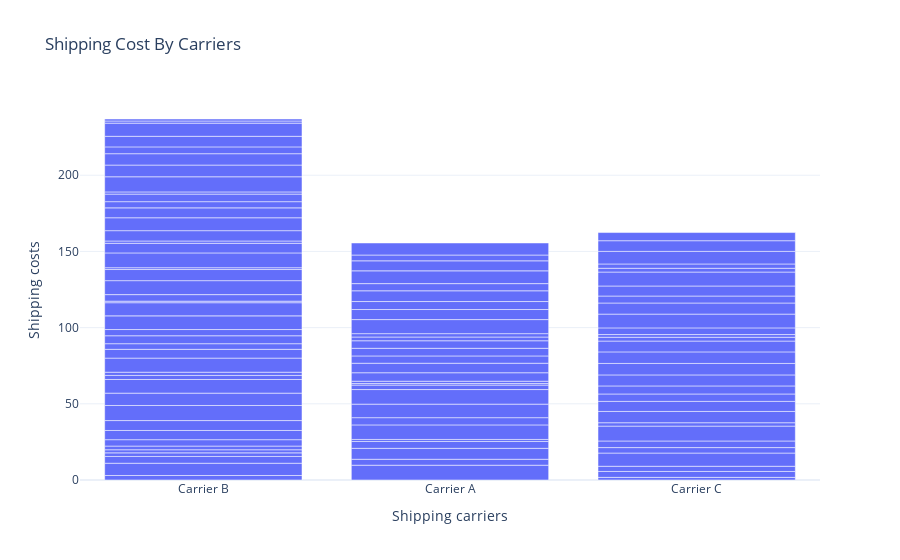

Write notebook code for a chart like this one.
### Code cell
shipping_cost=px.bar(df,x="Shipping carriers",y="Shipping costs",title="Shipping Cost By Carriers")
shipping_cost.show()

### Figure 1 — Plotly figure (JSON) as saved in the notebook; plotly's stock layout.template omitted (floating-point values rounded to 4 significant figures)
{"data": [{"alignmentgroup": "True", "hovertemplate": "Shipping carriers=%{x}<br>Shipping costs=%{y}<extra></extra>", "legendgroup": "", "marker": {"color": "#636efa", "pattern": {"shape": ""}}, "name": "", "offsetgroup": "", "orientation": "v", "showlegend": false, "textposition": "auto", "type": "bar", "x": ["Carrier B", "Carrier A", "Carrier B", "Carrier C", "Carrier A", "Carrier B", "Carrier C", "Carrier B", "Carrier C", "Carrier A", "Carrier C", "Carrier A", "Carrier A", "Carrier A", "Carrier B", "Carrier B", "Carrier B", "Carrier C", "Carrier C", "Carrier A", "Carrier A", "Carrier B", "Carrier A", "Carrier A", "Carrier C", "Carrier C", "Carrier B", "Carrier C", "Carrier B", "Carrier B", "Carrier B", "Carrier B", "Carrier C", "Carrier C", "Carrier A", "Carrier C", "Carrier B", "Carrier A", "Carrier B", "Carrier A", "Carrier C", "Carrier B", "Carrier C", "Carrier B", "Carrier C", "Carrier B", "Carrier B", "Carrier B", "Carrier C", "Carrier C", "Carrier A", "Carrier A", "Carrier B", "Carrier B", "Carrier B", "Carrier A", "Carrier C", "Carrier B", "Carrier A", "Carrier B", "Carrier C", "Carrier C", "Carrier C", "Carrier A", "Carrier C", "Carrier C", "Carrier A", "Carrier C", "Carrier B", "Carrier B", "Carrier B", "Carrier A", "Carrier A", "Carrier B", "Carrier A", "Carrier C", "Carrier A", "Carrier B", "Carrier B", "Carrier B", "Carrier C", "Carrier B", "Carrier A", "Carrier B", "Carrier A", "Carrier C", "Carrier B", "Carrier A", "Carrier A", "Carrier B", "Carrier B", "Carrier B", "Carrier B", "Carrier C", "Carrier B", "Carrier B", "Carrier C", "Carrier A", "Carrier B", "Carrier B"], "xaxis": "x", "y": [2.957, 9.717, 8.054, 1.73, 3.891, 4.444, 3.881, 2.348, 3.405, 7.167, 8.673, 4.524, 1.325, 9.537, 2.04, 2.422, 4.191, 3.585, 4.339, 4.743, 8.878, 6.038, 9.568, 2.925, 9.741, 2.231, 6.508, 7.407, 9.898, 8.101, 8.955, 2.68, 6.599, 4.858, 1.019, 5.288, 2.108, 1.533, 9.236, 5.563, 7.23, 5.773, 7.526, 3.694, 7.577, 5.215, 4.071, 8.979, 7.096, 2.506, 6.248, 4.783, 8.631, 1.013, 4.305, 5.014, 1.774, 9.161, 4.938, 7.294, 4.381, 9.03, 7.292, 2.458, 4.585, 6.581, 2.216, 9.148, 1.194, 9.705, 6.316, 9.228, 6.6, 1.513, 5.238, 2.474, 7.055, 6.781, 8.467, 6.496, 2.833, 4.066, 4.708, 4.95, 8.382, 8.249, 1.454, 6.576, 3.801, 9.93, 7.674, 7.472, 4.47, 7.006, 6.943, 8.63, 5.353, 7.905, 1.41, 1.311], "yaxis": "y"}], "layout": {"autosize": true, "barmode": "relative", "legend": {"tracegroupgap": 0}, "title": {"text": "Shipping Cost By Carriers"}, "xaxis": {"anchor": "y", "autorange": true, "domain": [0, 1], "range": [-0.5, 2.5], "title": {"text": "Shipping carriers"}, "type": "category"}, "yaxis": {"anchor": "x", "autorange": true, "domain": [0, 1], "range": [0, 249.4], "title": {"text": "Shipping costs"}, "type": "linear"}}}
